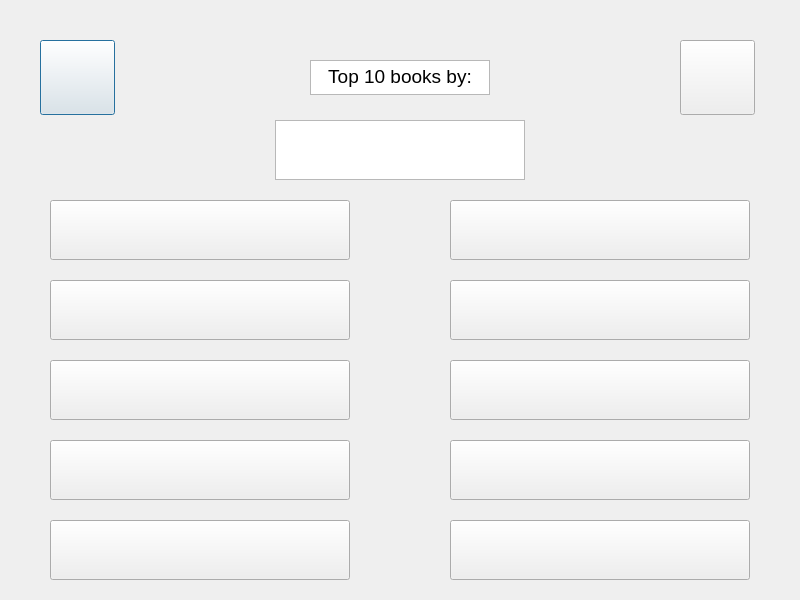
<?xml version="1.0" encoding="UTF-8"?>
<ui version="4.0">
 <class>Dialog</class>
 <widget class="QDialog" name="Dialog">
  <property name="geometry">
   <rect>
    <x>0</x>
    <y>0</y>
    <width>800</width>
    <height>600</height>
   </rect>
  </property>
  <property name="windowTitle">
   <string>Dialog</string>
  </property>
  <widget class="QPushButton" name="ARHelpBtn">
   <property name="geometry">
    <rect>
     <x>40</x>
     <y>40</y>
     <width>75</width>
     <height>75</height>
    </rect>
   </property>
   <property name="text">
    <string/>
   </property>
   <property name="icon">
    <iconset>
     <normaloff>images/QuestionMark.png</normaloff>images/QuestionMark.png</iconset>
   </property>
   <property name="iconSize">
    <size>
     <width>48</width>
     <height>48</height>
    </size>
   </property>
  </widget>
  <widget class="QPushButton" name="ARBackBtn">
   <property name="geometry">
    <rect>
     <x>680</x>
     <y>40</y>
     <width>75</width>
     <height>75</height>
    </rect>
   </property>
   <property name="text">
    <string/>
   </property>
   <property name="icon">
    <iconset>
     <normaloff>images/back.png</normaloff>images/back.png</iconset>
   </property>
   <property name="iconSize">
    <size>
     <width>48</width>
     <height>48</height>
    </size>
   </property>
  </widget>
  <widget class="QTextBrowser" name="ARTitleMsg">
   <property name="geometry">
    <rect>
     <x>310</x>
     <y>60</y>
     <width>180</width>
     <height>35</height>
    </rect>
   </property>
   <property name="html">
    <string>&lt;!DOCTYPE HTML PUBLIC &quot;-//W3C//DTD HTML 4.0//EN&quot; &quot;http://www.w3.org/TR/REC-html40/strict.dtd&quot;&gt;
&lt;html&gt;&lt;head&gt;&lt;meta name=&quot;qrichtext&quot; content=&quot;1&quot; /&gt;&lt;style type=&quot;text/css&quot;&gt;
p, li { white-space: pre-wrap; }
&lt;/style&gt;&lt;/head&gt;&lt;body style=&quot; font-family:'MS Shell Dlg 2'; font-size:8.25pt; font-weight:400; font-style:normal;&quot;&gt;
&lt;p align=&quot;center&quot; style=&quot; margin-top:0px; margin-bottom:0px; margin-left:0px; margin-right:0px; -qt-block-indent:0; text-indent:0px;&quot;&gt;&lt;span style=&quot; font-size:14pt;&quot;&gt;Top 10 books by:&lt;/span&gt;&lt;/p&gt;&lt;/body&gt;&lt;/html&gt;</string>
   </property>
  </widget>
  <widget class="QTextBrowser" name="ARUserAuthor">
   <property name="geometry">
    <rect>
     <x>275</x>
     <y>120</y>
     <width>250</width>
     <height>60</height>
    </rect>
   </property>
  </widget>
  <widget class="QPushButton" name="Book8">
   <property name="geometry">
    <rect>
     <x>450</x>
     <y>360</y>
     <width>300</width>
     <height>60</height>
    </rect>
   </property>
   <property name="text">
    <string/>
   </property>
  </widget>
  <widget class="QPushButton" name="Book6">
   <property name="geometry">
    <rect>
     <x>450</x>
     <y>200</y>
     <width>300</width>
     <height>60</height>
    </rect>
   </property>
   <property name="text">
    <string/>
   </property>
  </widget>
  <widget class="QPushButton" name="Book7">
   <property name="geometry">
    <rect>
     <x>450</x>
     <y>280</y>
     <width>300</width>
     <height>60</height>
    </rect>
   </property>
   <property name="text">
    <string/>
   </property>
  </widget>
  <widget class="QPushButton" name="Book5">
   <property name="geometry">
    <rect>
     <x>50</x>
     <y>520</y>
     <width>300</width>
     <height>60</height>
    </rect>
   </property>
   <property name="text">
    <string/>
   </property>
  </widget>
  <widget class="QPushButton" name="Book1">
   <property name="geometry">
    <rect>
     <x>50</x>
     <y>200</y>
     <width>300</width>
     <height>60</height>
    </rect>
   </property>
   <property name="text">
    <string/>
   </property>
  </widget>
  <widget class="QPushButton" name="Book4">
   <property name="geometry">
    <rect>
     <x>50</x>
     <y>440</y>
     <width>300</width>
     <height>60</height>
    </rect>
   </property>
   <property name="text">
    <string/>
   </property>
  </widget>
  <widget class="QPushButton" name="Book3">
   <property name="geometry">
    <rect>
     <x>50</x>
     <y>360</y>
     <width>300</width>
     <height>60</height>
    </rect>
   </property>
   <property name="text">
    <string/>
   </property>
  </widget>
  <widget class="QPushButton" name="Book2">
   <property name="geometry">
    <rect>
     <x>50</x>
     <y>280</y>
     <width>300</width>
     <height>60</height>
    </rect>
   </property>
   <property name="text">
    <string/>
   </property>
  </widget>
  <widget class="QPushButton" name="Book9">
   <property name="geometry">
    <rect>
     <x>450</x>
     <y>440</y>
     <width>300</width>
     <height>60</height>
    </rect>
   </property>
   <property name="text">
    <string/>
   </property>
  </widget>
  <widget class="QPushButton" name="Book_10">
   <property name="geometry">
    <rect>
     <x>450</x>
     <y>520</y>
     <width>300</width>
     <height>60</height>
    </rect>
   </property>
   <property name="text">
    <string/>
   </property>
  </widget>
 </widget>
 <resources/>
 <connections/>
</ui>
